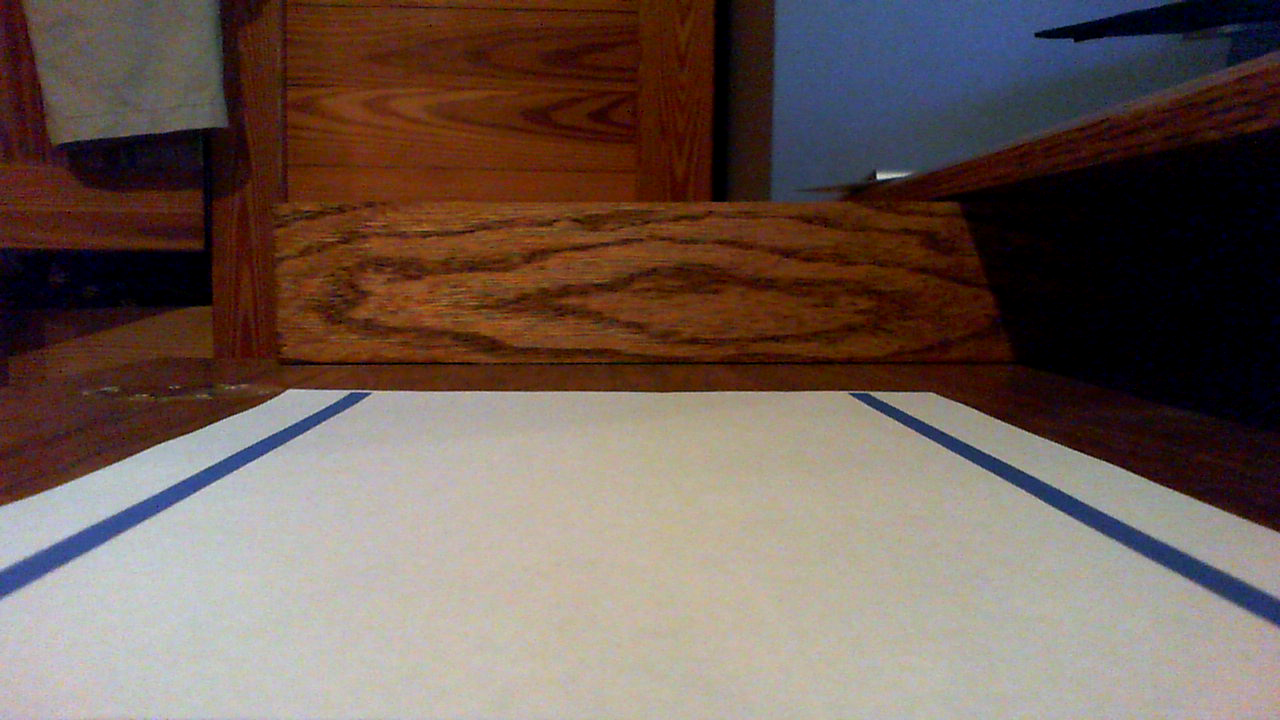
#> input picture CameraCalibration/bluelane.png, 1280 x 720 px, found by its file name
$ python imgtest.py
#> lines starting #> are read from the running program, lines starting #| are printed output that depends on the picture
import cv2
import sys
import numpy as np

mtx = np.matrix([[  1.09737118e+03, 0.00000000e+00, 6.29382303e+02], [  0.00000000e+00, 1.10083151e+03, 3.71037449e+02], [  0.00000000e+00, 0.00000000e+00, 1.00000000e+00]])
dist = np.matrix([[  1.37334519e-01, -1.20441566e+00, 2.19553714e-03, -4.06071434e-04, 2.18048197e+00]])

img = cv2.imread('C:/Users/Benjamin/PycharmProjects/SeniorProject/CameraCalibration/bluelane.png')
#> img is the input picture: shape (720, 1280, 3); mean B, G, R 84.8, 92.8, 110.1
h, w = img.shape[:2]
#> h = 720; w = 1280
newcameramtx, roi = cv2.getOptimalNewCameraMatrix(mtx, dist, (w, h), 1, (w, h))
#> roi = (11, 9, 1255, 703)
undistort = cv2.undistort(img, mtx, dist, None, newcameramtx)
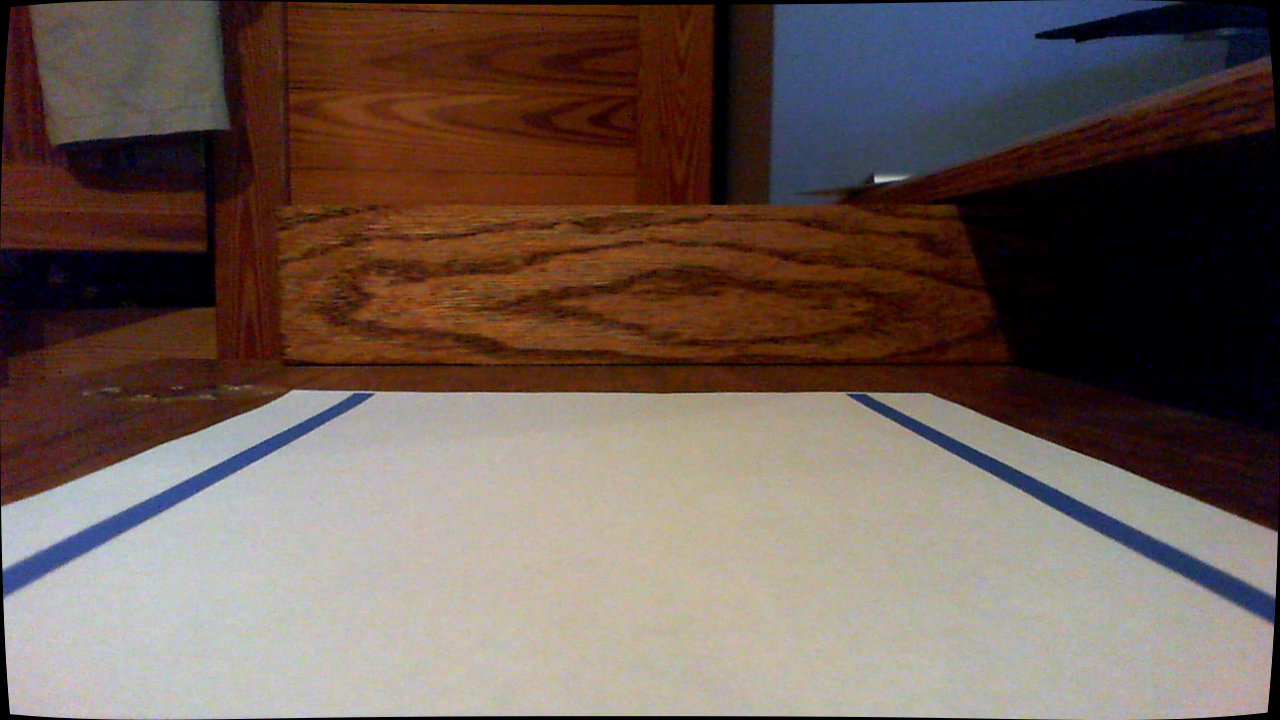
#> undistort: shape (720, 1280, 3); mean B, G, R 83.6, 91.5, 108.4
x, y, w, h = roi
#> x = 11; y = 9; w = 1255; h = 703
undistort = undistort[y:y + h, x:x + w]
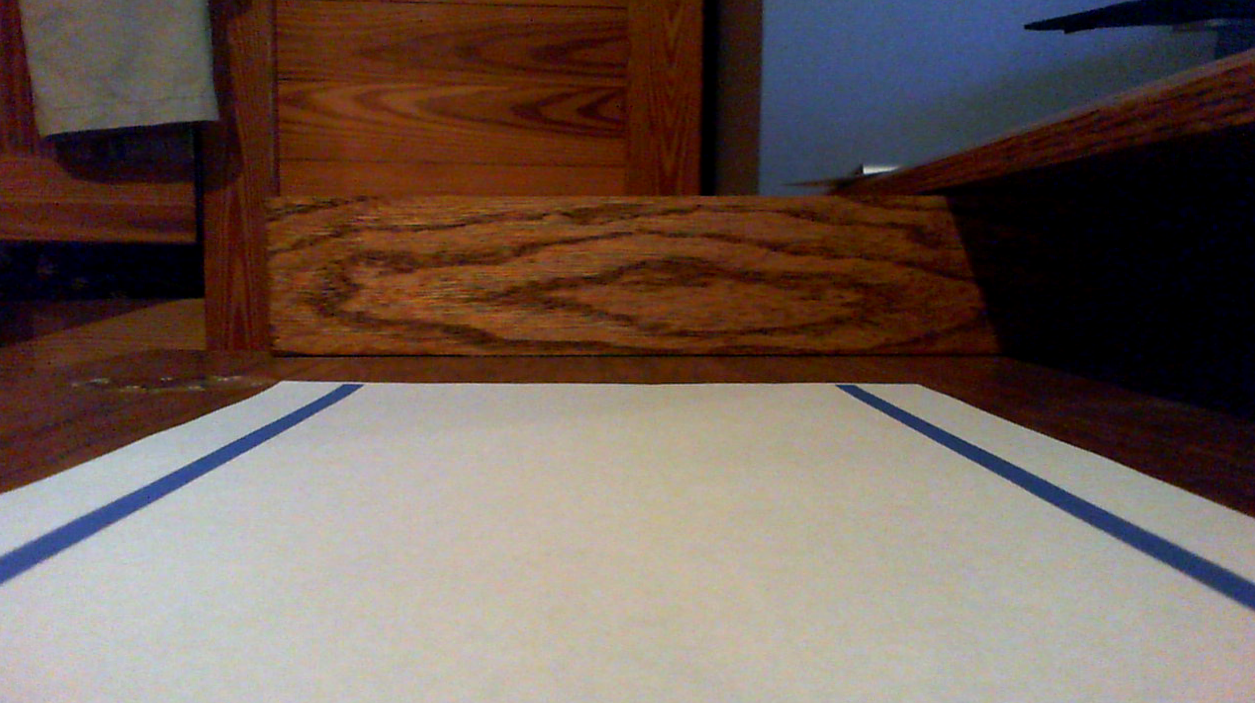
#> undistort: shape (703, 1255, 3); mean B, G, R 84.5, 92.9, 110.2
print(undistort.shape)
#| (703, 1255, 3)
cv2.imshow('undistort', undistort)
cv2.waitKey()
cv2.imwrite('C:/Users/Benjamin/PycharmProjects/SeniorProject/CameraCalibration/undistort.png',undistort)
